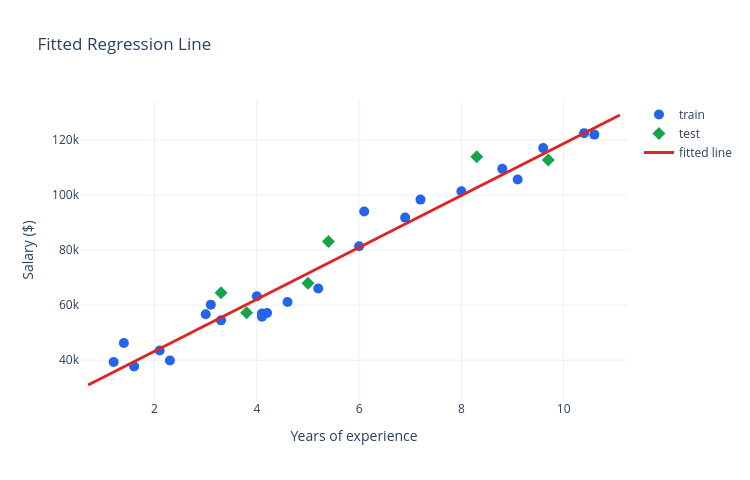

The notebook cell this image was saved under:
### Code cell
line_x = np.linspace(X["YearsExperience"].min() - 0.5, X["YearsExperience"].max() + 0.5, 50)
line_y = model.predict(line_x.reshape(-1, 1))

fit_figure = go.Figure()
fit_figure.add_trace(go.Scatter(x=X_train["YearsExperience"], y=y_train, mode="markers",
                                 marker=dict(size=10, color="#2563eb"), name="train"))
fit_figure.add_trace(go.Scatter(x=X_test["YearsExperience"], y=y_test, mode="markers",
                                 marker=dict(size=10, color="#16a34a", symbol="diamond"), name="test"))
fit_figure.add_trace(go.Scatter(x=line_x, y=line_y, mode="lines",
                                 line=dict(color="#dc2626", width=3), name="fitted line"))
fit_figure.update_layout(title="Fitted Regression Line", xaxis_title="Years of experience",
                          yaxis_title="Salary ($)", template="plotly_white", width=750, height=480)
fit_figure.show()

### Figure 1 — Plotly figure (JSON) as saved in the notebook; plotly's stock layout.template omitted (floating-point values rounded to 4 significant figures)
{"data": [{"marker": {"color": "#2563eb", "size": 10}, "mode": "markers", "name": "train", "type": "scatter", "x": [10.4, 8.8, 4.1, 1.2, 2.3, 5.2, 3.0, 4.2, 4.1, 8.0, 1.4, 1.6, 9.1, 2.1, 7.2, 9.6, 6.0, 10.6, 6.9, 3.3, 4.0, 4.6, 6.1, 3.1], "y": [122400.0, 109400.0, 56960.0, 39340.0, 39890.0, 66030.0, 56640.0, 57080.0, 55800.0, 101300.0, 46210.0, 37730.0, 105600.0, 43530.0, 98270.0, 117000.0, 81360.0, 121900.0, 91740.0, 54450.0, 63220.0, 61110.0, 93940.0, 60150.0]}, {"marker": {"color": "#16a34a", "size": 10, "symbol": "diamond"}, "mode": "markers", "name": "test", "type": "scatter", "x": [9.7, 5.0, 8.3, 5.4, 3.3, 3.8], "y": [112600.0, 67940.0, 113800.0, 83090.0, 64450.0, 57190.0]}, {"line": {"color": "#dc2626", "width": 3}, "mode": "lines", "name": "fitted line", "type": "scatter", "x": [0.7, 0.9122, 1.124, 1.337, 1.549, 1.761, 1.973, 2.186, 2.398, 2.61, 2.822, 3.035, 3.247, 3.459, 3.671, 3.884, 4.096, 4.308, 4.52, 4.733, 4.945, 5.157, 5.369, 5.582, 5.794, 6.006, 6.218, 6.431, 6.643, 6.855, 7.067, 7.28, 7.492, 7.704, 7.916, 8.129, 8.341, 8.553, 8.765, 8.978, 9.19, 9.402, 9.614, 9.827, 10.04, 10.25, 10.46, 10.68, 10.89, 11.1], "y": [30980.0, 32980.0, 34980.0, 36980.0, 38980.0, 40980.0, 42980.0, 44980.0, 46980.0, 48980.0, 50980.0, 52980.0, 54980.0, 56980.0, 58980.0, 60980.0, 62980.0, 64980.0, 66980.0, 68980.0, 70980.0, 72980.0, 74980.0, 76980.0, 78980.0, 80980.0, 82980.0, 84980.0, 86980.0, 88980.0, 90980.0, 92980.0, 94980.0, 96980.0, 98980.0, 101000.0, 103000.0, 105000.0, 107000.0, 109000.0, 111000.0, 113000.0, 115000.0, 117000.0, 119000.0, 121000.0, 123000.0, 125000.0, 127000.0, 129000.0]}], "layout": {"height": 480, "title": {"text": "Fitted Regression Line"}, "width": 750, "xaxis": {"title": {"text": "Years of experience"}}, "yaxis": {"title": {"text": "Salary ($)"}}}}
